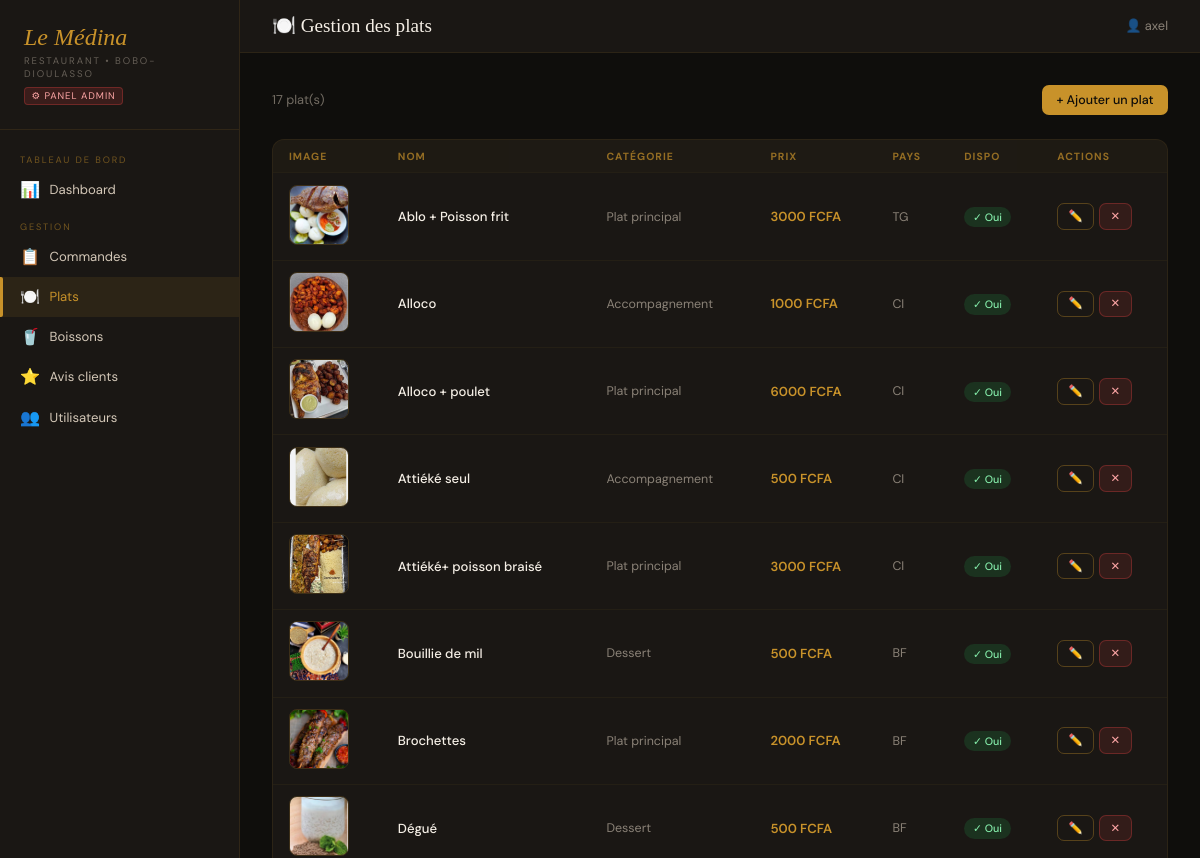
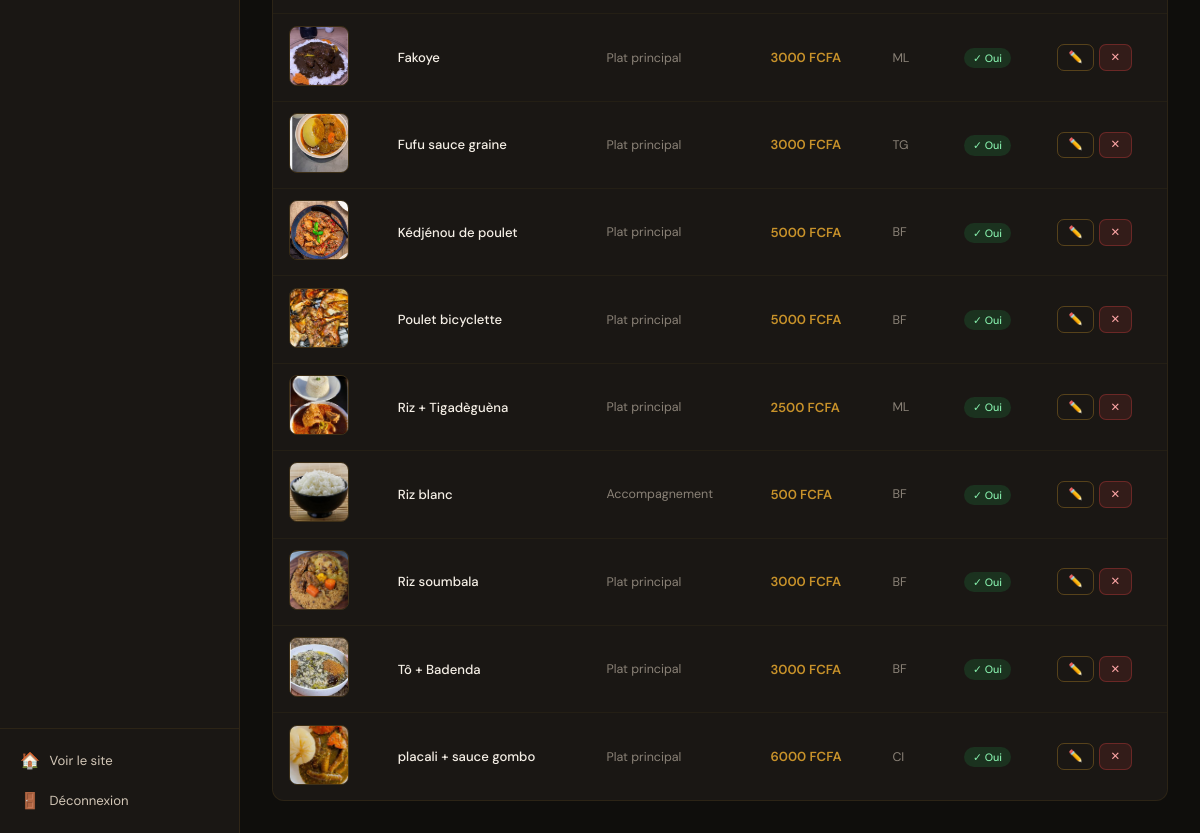
The app's page /panel/plats/ (signed in), older data (2 pictures, top to bottom).
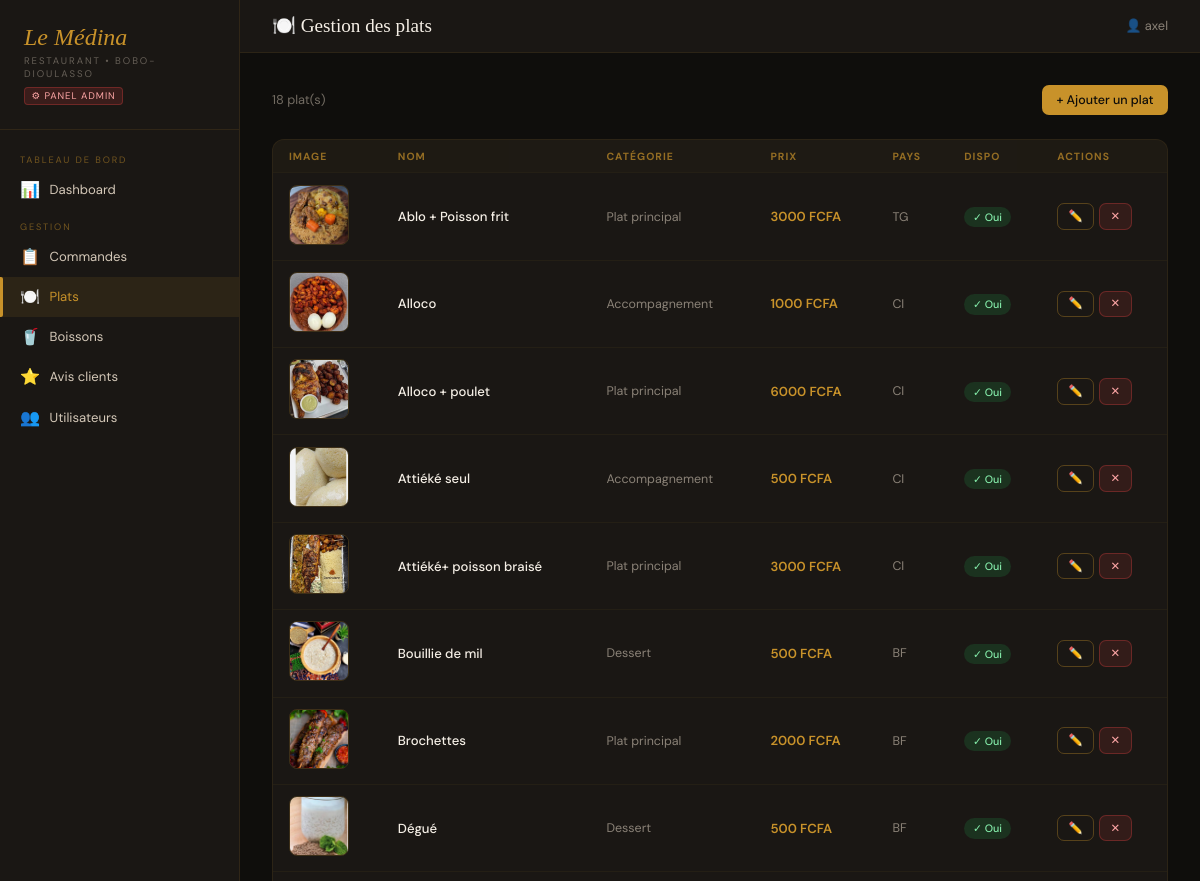
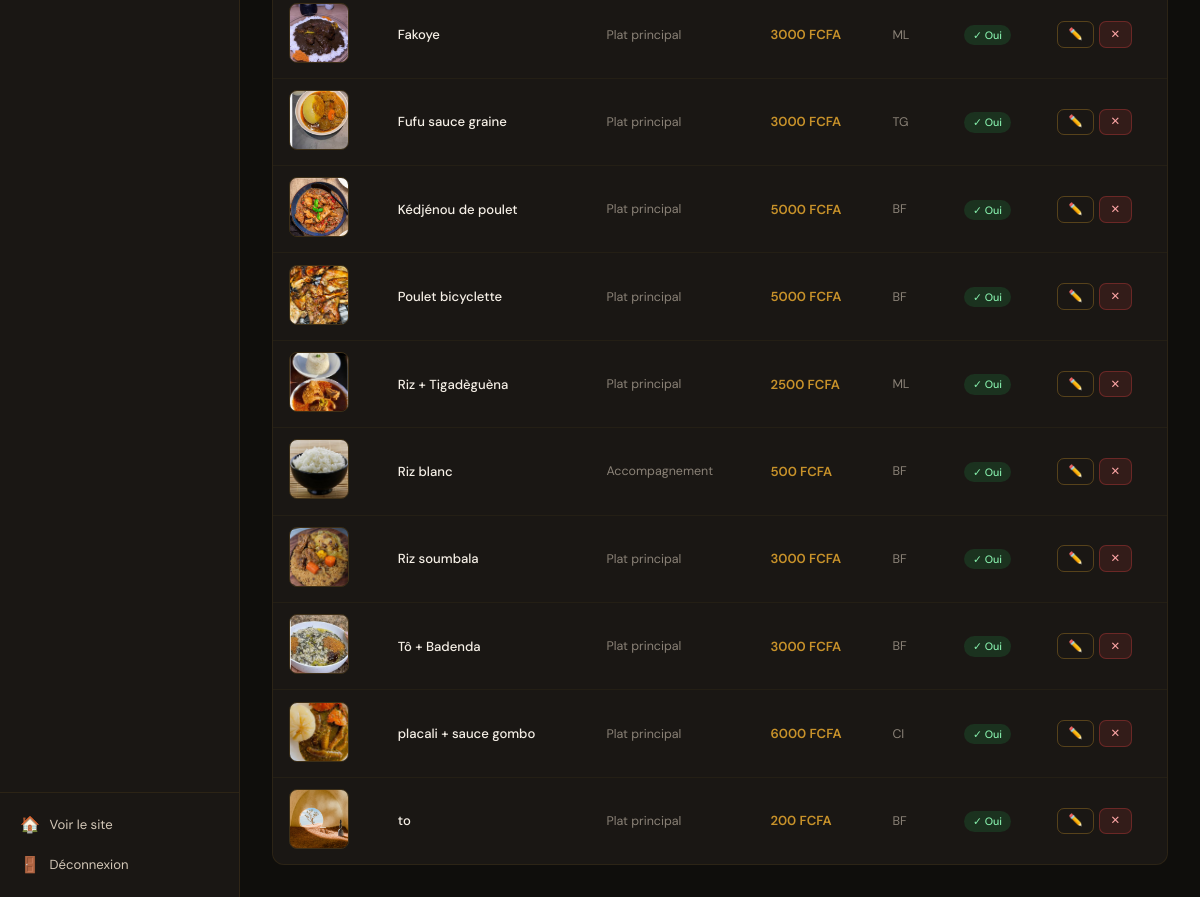
The same page, newer data (2 pictures, top to bottom).
### shop/models.py (models this page shows, shortened)
class Plat(models.Model):
    CATEGORIES = [
        ('plat', 'Plat principal'),
        ('accompagnement', 'Accompagnement'),
        ('dessert', 'Dessert'),
    ]
    nom = models.CharField(max_length=100)
    prix = models.DecimalField(max_digits=8, decimal_places=2)
    disponible = models.BooleanField(default=True)
    categorie = models.CharField(max_length=20, choices=CATEGORIES, blank=True)
    pays = models.CharField(max_length=2, choices=PAYS, blank=True)
    image = models.ImageField(upload_to='plats/', null=True, blank=True)

### shop/views.py (the view)
# urls.py: path('panel/plats/', views.admin_plats, name='admin_plats'),
@staff_required
def admin_plats(request):
    plats = Plat.objects.all().order_by('nom')
    return render(request, 'shop/admin/plats.html', {'plats': plats})

### shop/views.py (called while the page is built)
def staff_required(view_func):
    return user_passes_test(lambda u: u.is_staff, login_url='accueil')(view_func)

### shop/templates/shop/admin/plats.html (shortened to what this page needs)
{% extends 'shop/admin/base.html' %}
{% block page_title %}🍽️ Gestion des plats{% endblock %}
{% block content %}
<div class="section-header">
  <div style="font-size:.8rem;opacity:.5;">{{ plats|length }} plat(s)</div>
  <a href="{% url 'admin_ajouter_plat' %}" class="btn btn-or">+ Ajouter un plat</a>
</div>
<div class="table-card">
  <table>
    <thead>
      <tr><th>Image</th><th>Nom</th><th>Catégorie</th><th>Prix</th><th>Pays</th><th>Dispo</th><th>Actions</th></tr>
    </thead>
    <tbody>
      {% for plat in plats %}
      <tr>
        <td>
          {% if plat.image %}
          <img src="{{ plat.image.url }}" class="img-preview" alt="{{ plat.nom }}">
          {% else %}
          <div class="img-placeholder">🥘</div>
          {% endif %}
        </td>
        <td style="font-weight:500;color:var(--creme);">{{ plat.nom }}</td>
        <td style="opacity:.6;font-size:.78rem;">{{ plat.get_categorie_display }}</td>
        <td style="color:var(--or);font-weight:600;">{{ plat.prix|floatformat:0 }} FCFA</td>
        <td style="opacity:.6;font-size:.78rem;">{{ plat.pays }}</td>
        <td>
          {% if plat.disponible %}
            <span class="statut statut-paye">✓ Oui</span>
          {% else %}
            <span class="statut statut-non-paye">✗ Non</span>
          {% endif %}
        </td>
        <td>
          <div style="display:flex;gap:.3rem;">
            <a href="{% url 'admin_modifier_plat' plat.pk %}" class="btn btn-outline btn-sm">✏️</a>
            <a href="{% url 'admin_supprimer_plat' plat.pk %}" class="btn btn-danger btn-sm"
              onclick="return confirm('Supprimer « {{ plat.nom }} » ?')">✕</a>
          </div>
        </td>
      </tr>
      {% endfor %}
    </tbody>
  </table>
</div>
{% endblock %}

Row changes from the older to the newer data that the page shows:
changed Plat "Ablo + Poisson frit": image: a different picture
added Plat: image (picture), nom "to", categorie "Plat principal", prix "200", pays "BF", disponible "✓ Oui"
Text that changed along with them:
{{ plats|length }}: "17" → "18"
